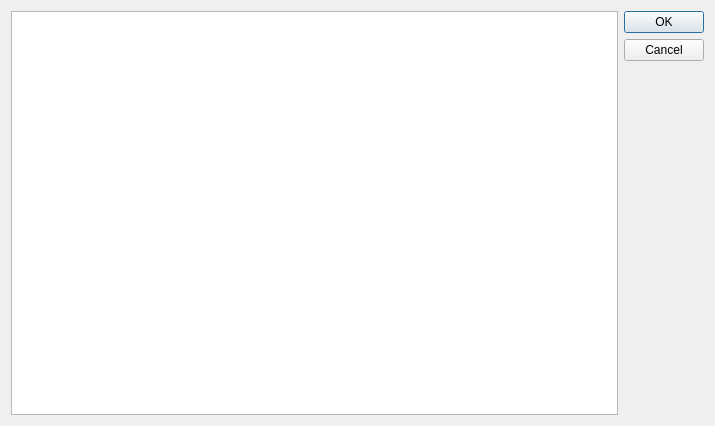
<?xml version="1.0" encoding="UTF-8"?>
<ui version="4.0">
 <class>ContestLoad</class>
 <widget class="QDialog" name="ContestLoad">
  <property name="geometry">
   <rect>
    <x>0</x>
    <y>0</y>
    <width>715</width>
    <height>426</height>
   </rect>
  </property>
  <property name="sizePolicy">
   <sizepolicy hsizetype="Maximum" vsizetype="Minimum">
    <horstretch>0</horstretch>
    <verstretch>0</verstretch>
   </sizepolicy>
  </property>
  <property name="minimumSize">
   <size>
    <width>600</width>
    <height>400</height>
   </size>
  </property>
  <property name="windowTitle">
   <string>Contest load</string>
  </property>
  <layout class="QHBoxLayout" name="horizontalLayout">
   <item>
    <widget class="QTableWidget" name="tableWidget"/>
   </item>
   <item>
    <widget class="QDialogButtonBox" name="buttonBox">
     <property name="sizePolicy">
      <sizepolicy hsizetype="Minimum" vsizetype="Minimum">
       <horstretch>0</horstretch>
       <verstretch>0</verstretch>
      </sizepolicy>
     </property>
     <property name="maximumSize">
      <size>
       <width>100</width>
       <height>16777215</height>
      </size>
     </property>
     <property name="orientation">
      <enum>Qt::Vertical</enum>
     </property>
     <property name="standardButtons">
      <set>QDialogButtonBox::Cancel|QDialogButtonBox::Ok</set>
     </property>
    </widget>
   </item>
  </layout>
 </widget>
 <resources/>
 <connections>
  <connection>
   <sender>buttonBox</sender>
   <signal>accepted()</signal>
   <receiver>ContestLoad</receiver>
   <slot>accept()</slot>
   <hints>
    <hint type="sourcelabel">
     <x>248</x>
     <y>254</y>
    </hint>
    <hint type="destinationlabel">
     <x>157</x>
     <y>274</y>
    </hint>
   </hints>
  </connection>
  <connection>
   <sender>buttonBox</sender>
   <signal>rejected()</signal>
   <receiver>ContestLoad</receiver>
   <slot>reject()</slot>
   <hints>
    <hint type="sourcelabel">
     <x>316</x>
     <y>260</y>
    </hint>
    <hint type="destinationlabel">
     <x>286</x>
     <y>274</y>
    </hint>
   </hints>
  </connection>
 </connections>
</ui>
